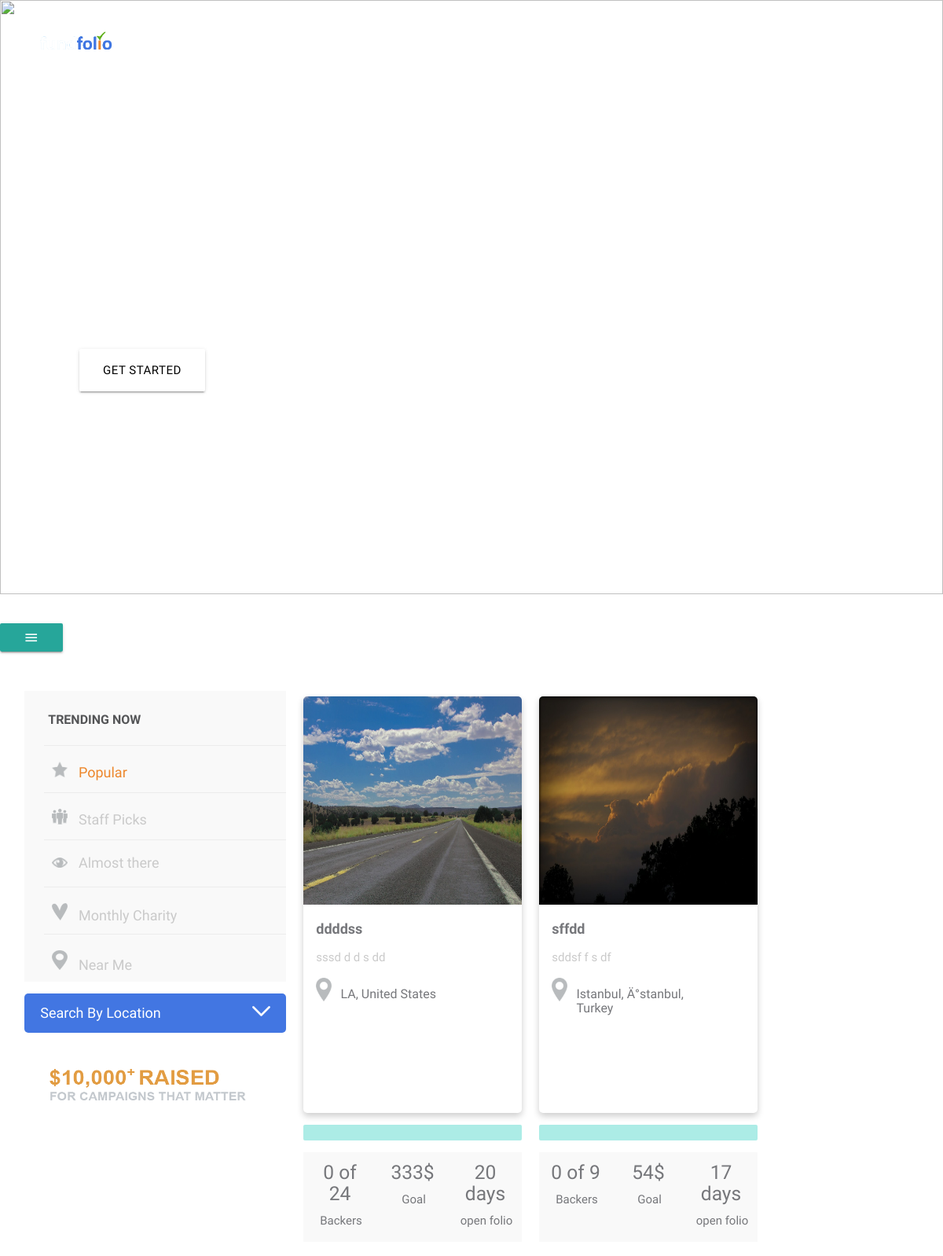
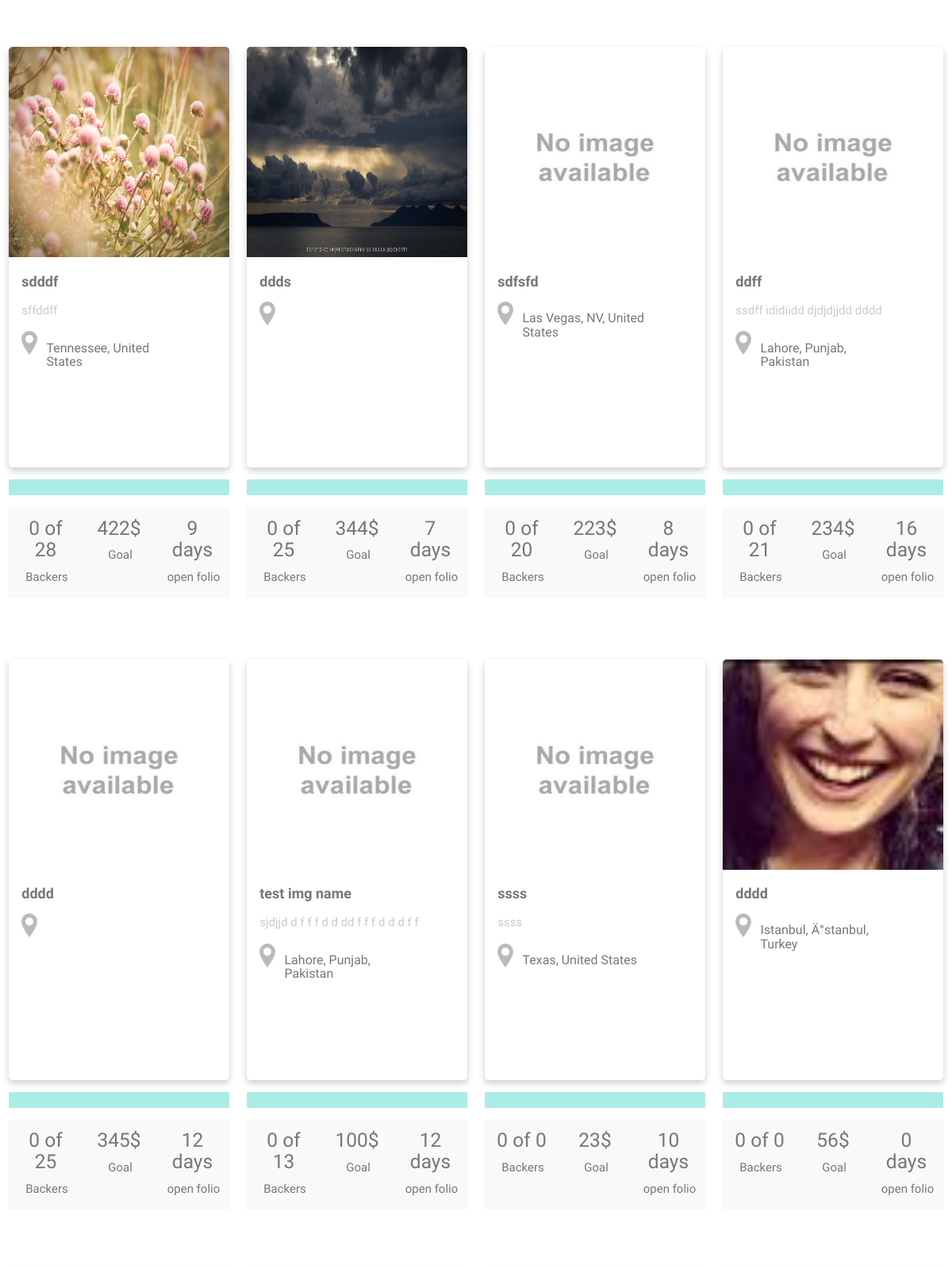
Page /?cat_id=1 (upper part) on the committed database (2 pictures, top to bottom).
### tables this page shows
CREATE TABLE `campaign` (
  `campaignid` int(10) NOT NULL,
  `campaignname` varchar(50) NOT NULL,
  `tag_line` varchar(500) NOT NULL,
  `description` varchar(1000) DEFAULT NULL,
  `campaignimage` varchar(500) DEFAULT NULL,
  `campaignvidio` varchar(500) NOT NULL,
  `amount` int(10) NOT NULL,
  `days` int(10) NOT NULL,
  `total_backers` int(10) NOT NULL,
  `isfunded` tinyint(1) NOT NULL,
  `categoryid` int(11) NOT NULL COMMENT 'multiple category id''s',
  `company_location` varchar(500) NOT NULL,
  `quote_input` text NOT NULL,
  `link` varchar(500) NOT NULL,
  `latitude` decimal(50,0) DEFAULT NULL,
  `longitude` decimal(50,0) DEFAULT NULL,
  `loginid` int(10) NOT NULL,
  `c_date` timestamp NOT NULL DEFAULT CURRENT_TIMESTAMP,
  `u_date` timestamp NOT NULL DEFAULT '0000-00-00 00:00:00',
  `monthly_charity` tinyint(1) NOT NULL,
  `staff_picks` tinyint(1) NOT NULL
);

CREATE TABLE `register` (
  `id` int(11) NOT NULL,
  `email` varchar(100) NOT NULL,
  `name` varchar(100) DEFAULT NULL,
  `password` varchar(100) NOT NULL,
  `profilepic` varchar(500) DEFAULT NULL COMMENT 'path of image',
  `socialid` varchar(100) NOT NULL,
  `location` varchar(500) NOT NULL,
  `location_latitude` decimal(50,0) DEFAULT NULL,
  `location_longitude` decimal(50,0) DEFAULT NULL,
  `interested_category` varchar(100) NOT NULL COMMENT 'have multiple category id''s like "1$2$3$" which indicates i am interested in category id 1, 2, 3',
  `community_points` int(11) NOT NULL,
  `c_date` timestamp NOT NULL DEFAULT CURRENT_TIMESTAMP
);

### functions.php (called while the page is built, shortened)
<?php
class DBController {
	private $host = "localhost";
	private $user = "root";
	private $password = "";
	private $database = "ahartwel_fundfolio";
	public  $conn;
	var $rand_key;
	function __construct() {
		 $this->conn = $this->connectDB();
		$this->rand_key = '0iQx5oBk66oVZep';
	}
	function connectDB() {
		$this->conn = mysqli_connect($this->host,$this->user,$this->password);
		return $this->conn;
	}
	function selectDB($conn) {
		$db_selected = mysqli_select_db($this->conn,$this->database);
	}
	 function CheckLogin()
    {
         $sessionvar = $this->GetLoginSessionVar();
         if(empty($_SESSION[$sessionvar]))
         {
            return false;
         }
         return true;
    }
	function GetLoginSessionVar()
    {
        $retvar = md5($this->rand_key);
        $retvar = 'usr_'.substr($retvar,0,10);
        return $retvar;
    }
	function getCampaign( $cat_id ){
			$where  = " 1=1 ";
			if( isset( $cat_id ) && ( $cat_id != -1) && ( $cat_id < 11) ){
				$where  .="and c.categoryid=".$cat_id;
			}
			$query = "SELECT cat.categorytype , c.* , COUNT(g.campaignid) as total_doner , SUM(g.amount) as total_amount
				FROM `campaign` as c
				LEFT JOIN  gifts as g  ON  g.campaignid = c.campaignid
                 LEFT JOIN category as cat ON cat.categoryid = c.categoryid
				where $where
				GROUP by c.campaignid
				ORDER BY c.c_date DESC ";
			$sql = mysqli_query( $this->conn, $query ) or die(mysqli_error($this->conn));
			$res = array();
			while($row = mysqli_fetch_assoc($sql)) {
			     $res[] = $row;
			}
			return $res;
	}
    function getDonationlist($folio_id)
    {
        $all_users = array();
        $sql = mysqli_query($this->conn ,"SELECT * FROM `register`");
        while($row = mysqli_fetch_assoc($sql)) {
            $all_users[$row['id']] = $row;
        }
        $total_donators = 0;
        $total_donations = 0;
        $needed_backers = 0;
        $folio_id = (int) $folio_id;
        $sql = mysqli_query( $this->conn ,"SELECT * FROM `campaign_fund` WHERE campaignid = $folio_id");
        $temp_result = mysqli_fetch_assoc($sql);
        $result_array = array();
        if(!empty($temp_result))
        {
            $matrix_array = json_decode($temp_result['matrix'], true);
            $needed_backers = count($matrix_array);
        }
        $folio_id = (int) $folio_id;
        $sql = mysqli_query( $this->conn ,"SELECT * FROM `campaign` WHERE campaignid = $folio_id");
        $temp_campaign_result = mysqli_fetch_assoc($sql);
        $percentage_completed = 0;
        if($temp_campaign_result)
            $percentage_completed = (100*$total_donations)/$temp_campaign_result['amount'];
        usort($result_array, function($a, $b){
          return $a['strtotime_for_sort'] - $b['strtotime_for_sort'];
        });
        return array('list'=>$result_array, 'progressbarinfo'=>array('needed_backers'=>$needed_backers, 'total_donators'=>$total_donators, 'total_donations'=>$total_donations, 'percentage_completed'=>$percentage_completed));
    }
}

### index.php (the view, shortened to what this page needs)
<!DOCTYPE html>
<html lang="en">
<head>
    <link type="text/css" rel="stylesheet" href="css/materialize.min.css" media="screen,projection"/>
    <link rel="stylesheet" href="index.css">
    <link rel="stylesheet" href="index-medium.css" media="screen and (max-width: 1360px)">
	<?php
		include_once("functions.php");
		$db = new DBController();
		if( isset ( $_REQUEST['cat_id'] ) ){
			$campaign_list = $db -> getCampaign(  $_REQUEST['cat_id'] );
		}
		else{
			$campaign_list = $db -> getCampaign(-1);
		}
	?>
</head>
<body>
    <div>
        <div id="main_content" style="position: relative; display: inline-block; overflow: hidden; width: 100%;">
            <img id="background_img" src="images/background.png" style="position: absolute; pointer-events: none; z-index: -1; width: 100%;">
            <header class="row" style="margin: 0; display: flex">
                <img class="col s3" src="images/logo.png" style="width: 10%; height: 100%; margin: 40px">
                <div class="input-field col s4 offset-s1 line" style="margin-top: 40px;">
                    <input id="donate_amount" type="text" maxlength="50">
                    <label for="donate_amount" style="color: white; font-size: 90%">$ HOW MUCH DO YOU WANT TO RAISE?</label>
                </div>
                <div class="col s1" style="margin-top: 55px; margin-left: -50px">
                    <i style="color: white">USD</i>
                </div>
				<?php  if( !$db -> CheckLogin() ) { ?>
                <div id="login_btn" class="col s1 offset-s1 waves-effect" style="visibility: visible; margin-top: 45px; text-align: center; height: 35px; line-height: 35px">
                    <img id="login_img" src="images/login.png" style="width: 48px; height: 12px">
                </div>
                <div class="col s1" style="margin-top: 45px; margin-left: 40px; padding: 0; height: 35px">
                    <button id="register_btn" class="button btn_contribute">REGISTER</button>
                </div>
				<?php
				}  ?>
            </header>
            <div id="tag_img" class="row" style="margin-top: 20%; margin-left: 90px;margin-bottom: 0;">
                <div class="col s12" style="margin-bottom: 40px;">
                    <img src="images/tag.png" style="width: 40%">
                </div>
                <div class="col s12">
                    <a class="waves-effect waves-ripple btn-large white" style="color: black">GET STARTED</a>
                </div>
            </div>
        </div>
        <div class="row" style="position: relative; margin-bottom: 0">
            <a class="btn btn-lg btn-success" id="big-sexy" onclick="togglenav()"><i class="material-icons">menu</i></a>
        </div>
        <div style="margin-bottom: 100px;">
            <div class="row">
                <div class="col s2" style="width: 375px">
                    <div id="sidenavbar" style="margin-top: 50px; margin-left: 20px; background-color: #F9F9F9">
                        <ul style="margin-left: 20px">
                            <li>
                                <label style="color: #545557; font-weight: bold; font-size: medium">TRENDING NOW</label>
                            </li>
                            <li class="active">
                                <img src="images/star.png" style="width: 20px; height: 20px;">
                                <a>Popular</a>
                            </li>
                            <li>
                                <img src="images/staff.png" style="width: 20px; height: 20px;">
                                <a>Staff Picks</a>
                            </li>
                            <li>
                                <img src="images/eye.png" style="width: 20px; height: 13px;">
                                <a>Almost there</a>
                            </li>
                            <li>
                                <img src="images/heart.png" style="width: 20px; height: 22px;">
                                <a>Monthly Charity</a>
                            </li>
                            <li>
                                <img src="images/location.png" style="width: 20px; height: 25px;">
                                <a>Near Me</a>
                            </li>
                        </ul>
                    </div>
                    <div class="row" style="margin-top: 0px; margin-left: 20px;">
                        <button id="search_btn">
                            <div style="float: left; margin-left: 20px; font-size: large">Search By Location</div>
                            <img src="images/downarrow.png"; style="float: right; width: 23px; height: 13px; margin-top: 5px; margin-right: 20px">
                        </button>
                    </div>
                    <div class="row col s2">
                        <img src="images/tag1.png" style="width: 250px; height: 40px; margin-left: 40px; margin-top: 20px;">
                    </div>
                </div>
				<?php
				$date = date('Y-m-d H:i:s');
				foreach( $campaign_list as $campaign ){
                                 $donation_info = ($db->getDonationlist($campaign['campaignid']));
                                 $progressbar_info = $donation_info['progressbarinfo'];
				 $startTimeStamp = strtotime( $campaign['c_date']);
				 $endTimeStamp = strtotime( $date );
				 $timeDiff = abs($endTimeStamp - $startTimeStamp);
				 $numberDays = $timeDiff/86400;
				 $numberDays = intval($numberDays);
				 $numberDays = $campaign['days'] - $numberDays ;
				 if( $numberDays < 0 )
					 $numberDays = 0;
				?>
               <div class="col s3" style="margin-left: 0px; margin-top: 50px">
                    <a href="usercampaign.php?folio_id=<?php echo $campaign['campaignid'];  ?>">
                        <div class="card" style="">
							<img src="campaign_uploads/<?php echo $campaign['campaignimage'];  ?>" alt="Avatar" onerror="this.src='campaign_uploads/imagenotfound.jpg'" style="width:100%">
                            <div class="container1">
                                <h5><b><?php  echo $campaign['campaignname']; ?></b></h5>
                                <p><?php  echo $campaign['description']; ?></p>
                                <div class="row">
                                    <img class="col s2" src="images/location.png" style="padding: 0; height: 30px; width: 20px;">
                                    <h5 class="col s9"><?php  echo $campaign['company_location']; ?></h5>
                                </div>
                            </div>
                        </div>
                    </a>
                    <div class="progress">
                    </div>
                    <div class="row campaign_details" style="background-color: #F9F9F9; color: #76777B">
                        <div class="col s4">
                            <h5><?php echo $progressbar_info['total_donators']; ?> of <?php  echo $progressbar_info['needed_backers']; ?></h5>
                            <p>Backers</p>
                        </div>
                        <div class="col s4">
                            <h5> <?php echo $campaign['amount'];  ?>$ </h5>
                            <p>Goal</p>
                        </div>
                        <div class="col s4">
                            <h5> <?php  echo $numberDays; ?> days</h5>
                            <p>open folio</p>
                        </div>
                    </div>
                </div>
				<?php } ?>
            </div>
        </div>
    </div>
</body>
</html>

### index.css (style rules this page uses)
.line { border-left: 2px solid white; height: 35px; }
.line input { border-bottom-color: white; }
.button { text-align: center; transition-duration: 0.4s; cursor: pointer; border: 0; width: 100%; height: 100%; }
.btn_contribute { background-color: transparent; color: white; }
#sidenavbar ul li a { font-size: large; color: #CACACA; }
#sidenavbar ul { padding-top: 10px; }
#sidenavbar ul li { margin-top: 10px; padding-top: 5px; padding-left: 5px; margin-left: 5px; height: 50px; border-bottom: 1px solid #ECECEC; }
#sidenavbar ul li:last-child { border-bottom: none; }
#sidenavbar ul li img { margin-right: 10px; margin-left: 5px; margin-top: 5px; }
#sidenavbar ul li.active a { color: #ED872C; }
#search_btn { color: white; background-color: #4276E2; width: 100%; height: 50px; border-radius: 5px; border: 0; padding: 0; }
.card { box-shadow: 0 4px 8px 0 rgba(0,0,0,0.2); transition: 0.3s; border-radius: 5px; height: 530px; }
.container1 { padding: 2px 16px; height: 40%; overflow-y: auto; }
.card img { border-radius: 5px 5px 0 0; height: 50%; }
.progress { height: 20px; }
.container1 h5 { color: #76777B; font-size: large; }
.container1 p { color: #CACACA; }
.container1 div { margin: 0; text-align: left; }
.container1 div h5 { font-size: medium; }
.campaign_details div p { margin-top: 0; margin-left: 3px; }
.campaign_details div { text-align: center; }

### index-medium.css (style rules this page uses)
.line { border-left: 2px solid white; height: 35px; }
.line input { border-bottom-color: white; }
#big-sexy { margin-top: 30px; }
.button { text-align: center; transition-duration: 0.4s; cursor: pointer; border: 0; width: 100%; height: 100%; }
.btn_contribute { background-color: transparent; color: white; }
#sidenavbar ul li a { font-size: large; color: #CACACA; }
#sidenavbar ul { padding-top: 10px; }
#sidenavbar ul li { margin-top: 10px; padding-top: 5px; padding-left: 5px; margin-left: 5px; height: 50px; border-bottom: 1px solid #ECECEC; }
#sidenavbar ul li:last-child { border-bottom: none; }
#sidenavbar ul li img { margin-right: 10px; margin-left: 5px; margin-top: 5px; }
#sidenavbar ul li.active a { color: #ED872C; }
#search_btn { color: white; background-color: #4276E2; width: 100%; height: 50px; border-radius: 5px; border: 0; padding: 0; }
.card { box-shadow: 0 4px 8px 0 rgba(0,0,0,0.2); transition: 0.3s; border-radius: 5px; }
.container1 { padding: 2px 16px; }
.card img { border-radius: 5px 5px 0 0; }
.progress { height: 20px; }
.container1 h5 { color: #76777B; font-size: large; }
.container1 p { color: #CACACA; }
.container1 div { margin: 0; text-align: left; }
.container1 div h5 { font-size: medium; }
.campaign_details div p { margin-top: 0; margin-left: 3px; }
.campaign_details div { text-align: center; }

### rows in the picture
campaign: campaignimage (picture), campaignname "ddddss", description "sssd d d s dd", company_location "LA, United States", total_donators "0", needed_backers "24", amount "333", numberDays "20"
campaign: campaignimage (picture), campaignname "sffdd", description "sddsf f s df", company_location "Istanbul, Ä°stanbul, Turkey", total_donators "0", needed_backers "9", amount "54", numberDays "17"
campaign: campaignimage (picture), campaignname "sdddf", description "sffddff", company_location "Tennessee, United States", total_donators "0", amount "422", numberDays "9"
campaign: campaignid "28", campaignname "ddff", description "ssdff ididiidd djdjdjjdd dddd", company_location "Lahore, Punjab, Pakistan", total_donators "0", amount "234", numberDays "16"
campaign: campaignimage (picture), campaignname "ddds", total_donators "0", amount "344", numberDays "7"
campaign: campaignid "25", campaignname "ssss", description "ssss", company_location "Texas, United States", total_donators "0", needed_backers "0", amount "23", numberDays "10"
campaign: campaignname "sdfsfd", company_location "Las Vegas, NV, United States", total_donators "0", needed_backers "20", amount "223", numberDays "8"
campaign: campaignid "21"
campaign: campaignname "dddd", total_donators "0", amount "345", numberDays "12"
campaign: campaignname "test img name", description "sjdjjd d f f f d d dd f f f d d d f f", company_location "Lahore, Punjab, Pakistan", amount "100", numberDays "12"
register: community_points "0", id "13"
campaign: campaignimage (picture), campaignname "dddd", company_location "Istanbul, Ä°stanbul, Turkey", total_donators "0", needed_backers "0", amount "56", numberDays "0"
